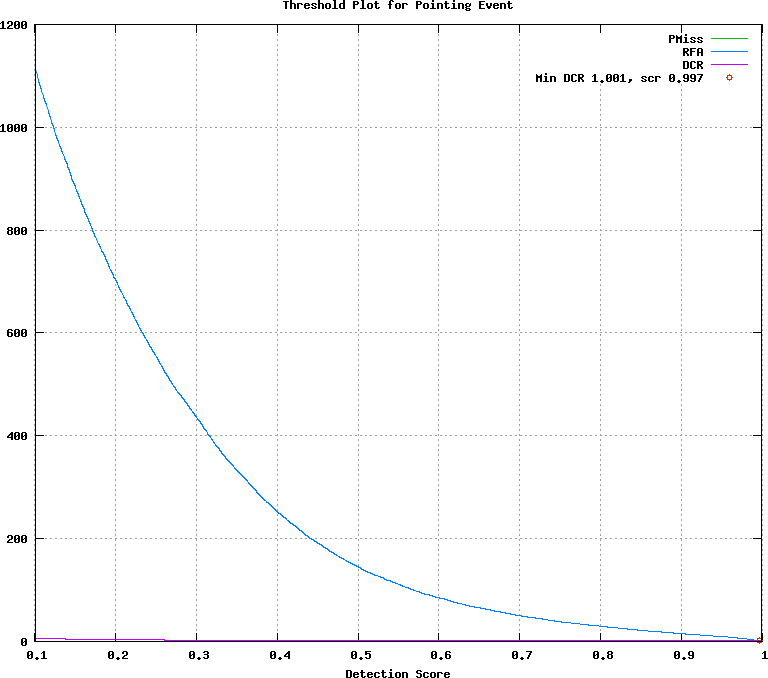

The gnuplot source for this figure:
## GNUPLOT command file
set terminal postscript color
set style data lines
set title 'Threshold Plot for Pointing Event'
set xlabel 'Detection Score'
set grid
set size ratio 0.85
plot [0.101000:0.999000]  \
  'test.det.Pointing_Event.dat.1' using 1:4 title 'PMiss' with lines lt 2, \
  'test.det.Pointing_Event.dat.1' using 1:5 title 'RFA' with lines lt 3, \
  'test.det.Pointing_Event.dat.1' using 1:6 title 'DCR' with lines lt 4, \
  'test.det.Pointing_Event.dat.2' using 1:2 title 'Min DCR 1.001, scr 0.997' with points lt 6
